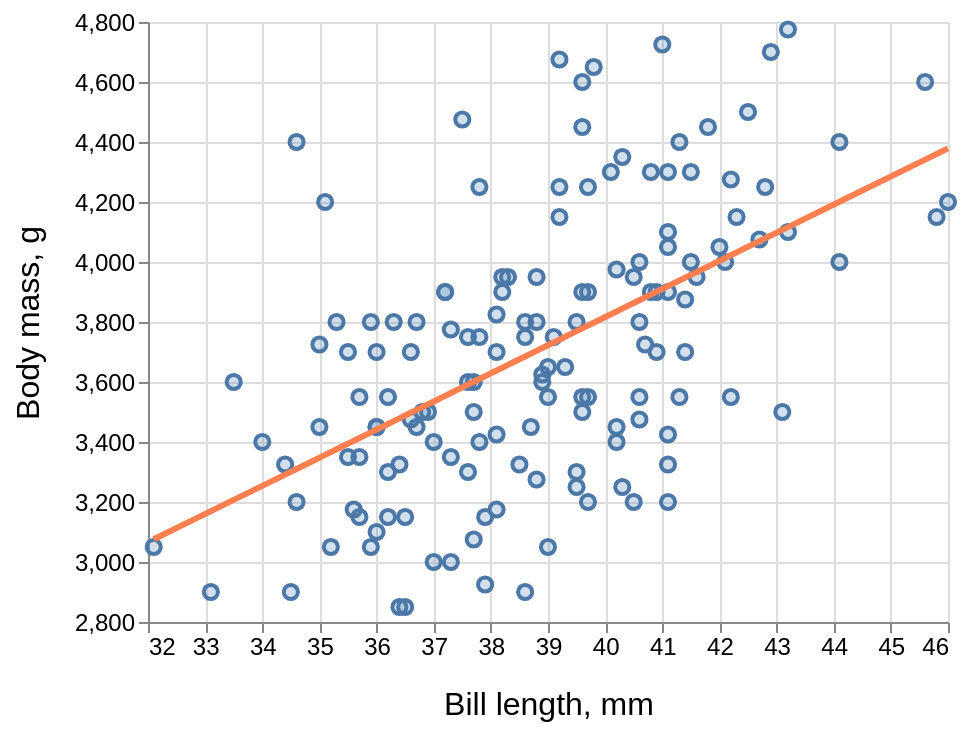

Notebook code for this chart:
### Markdown cell above
1. These two arrays get passed to the `objective` function defined above.

The fun part about doing this in `Python` (or `R`) is we can readily plot the output. Here is the model visualized using the optimal parameter estimates:

### Code cell
source = penguins.assign(pred=lambda df_: m * df_["bill_length_mm"].values + b)
axis_kws = {
    "titleFontSize": 16,
    "titleFontWeight": "normal",
    "titlePadding": 15,
    "labelFontSize": 12,
}

base = alt.Chart(source, width=400).encode(
    x=alt.X("bill_length_mm")
    .scale(zero=False)
    .axis(title="Bill length, mm", **axis_kws),
)

points = base.mark_point(size=50, fill="steelblue", fillOpacity=0.25).encode(
    y=alt.Y("body_mass_g").scale(zero=False).axis(title="Body mass, g", **axis_kws),
)

line = base.mark_line(stroke="coral", strokeWidth=3).encode(
    y=alt.Y("pred").axis(title="")
)

points + line

### Figure 1 — Vega-Lite specification as saved in the notebook (floating-point values rounded to 4 significant figures; data arrays with more than 128 entries replaced by an {"elided": "..."} marker saying what was removed)
{"config": {"view": {"continuousWidth": 300, "continuousHeight": 300}}, "layer": [{"mark": {"type": "point", "fill": "steelblue", "fillOpacity": 0.25, "size": 50}, "encoding": {"x": {"axis": {"title": "Bill length, mm", "titleFontSize": 16, "titleFontWeight": "normal", "titlePadding": 15, "labelFontSize": 12}, "field": "bill_length_mm", "scale": {"zero": false}, "type": "quantitative"}, "y": {"axis": {"title": "Body mass, g", "titleFontSize": 16, "titleFontWeight": "normal", "titlePadding": 15, "labelFontSize": 12}, "field": "body_mass_g", "scale": {"zero": false}, "type": "quantitative"}}}, {"mark": {"type": "line", "stroke": "coral", "strokeWidth": 3}, "encoding": {"x": {"axis": {"title": "Bill length, mm", "titleFontSize": 16, "titleFontWeight": "normal", "titlePadding": 15, "labelFontSize": 12}, "field": "bill_length_mm", "scale": {"zero": false}, "type": "quantitative"}, "y": {"axis": {"title": ""}, "field": "pred", "type": "quantitative"}}}], "data": {"name": "data-6c4ac2715cf98e5597c7559607322ec0"}, "width": 400, "$schema": "https://vega.github.io/schema/vega-lite/v5.20.1.json", "datasets": {"data-6c4ac2715cf98e5597c7559607322ec0": {"elided": "146 records"}}}
